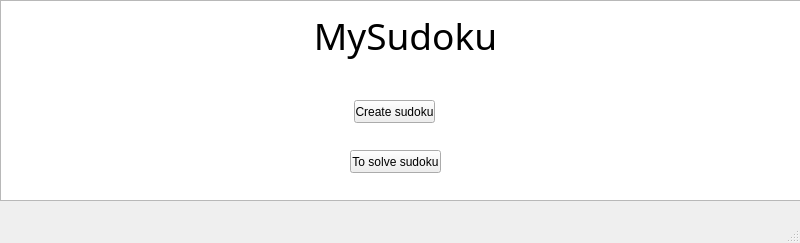
<?xml version="1.0" encoding="UTF-8"?>
<ui version="4.0">
 <class>MainWindow</class>
 <widget class="QMainWindow" name="MainWindow">
  <property name="geometry">
   <rect>
    <x>0</x>
    <y>0</y>
    <width>800</width>
    <height>243</height>
   </rect>
  </property>
  <property name="windowTitle">
   <string>MainWindow</string>
  </property>
  <widget class="QWidget" name="centralwidget">
   <widget class="QTableView" name="tableView">
    <property name="geometry">
     <rect>
      <x>0</x>
      <y>0</y>
      <width>801</width>
      <height>201</height>
     </rect>
    </property>
   </widget>
   <widget class="QLabel" name="label">
    <property name="geometry">
     <rect>
      <x>170</x>
      <y>10</y>
      <width>471</width>
      <height>51</height>
     </rect>
    </property>
    <property name="font">
     <font>
      <family>Felix Titling</family>
      <pointsize>28</pointsize>
     </font>
    </property>
    <property name="text">
     <string>MySudoku</string>
    </property>
    <property name="alignment">
     <set>Qt::AlignCenter</set>
    </property>
   </widget>
   <widget class="QPushButton" name="pushButton">
    <property name="geometry">
     <rect>
      <x>354</x>
      <y>100</y>
      <width>81</width>
      <height>23</height>
     </rect>
    </property>
    <property name="text">
     <string>Create sudoku</string>
    </property>
   </widget>
   <widget class="QPushButton" name="pushButton_2">
    <property name="geometry">
     <rect>
      <x>350</x>
      <y>150</y>
      <width>91</width>
      <height>23</height>
     </rect>
    </property>
    <property name="text">
     <string>To solve sudoku</string>
    </property>
   </widget>
  </widget>
  <widget class="QMenuBar" name="menubar">
   <property name="geometry">
    <rect>
     <x>0</x>
     <y>0</y>
     <width>800</width>
     <height>21</height>
    </rect>
   </property>
  </widget>
  <widget class="QStatusBar" name="statusbar"/>
 </widget>
 <resources/>
 <connections/>
</ui>
